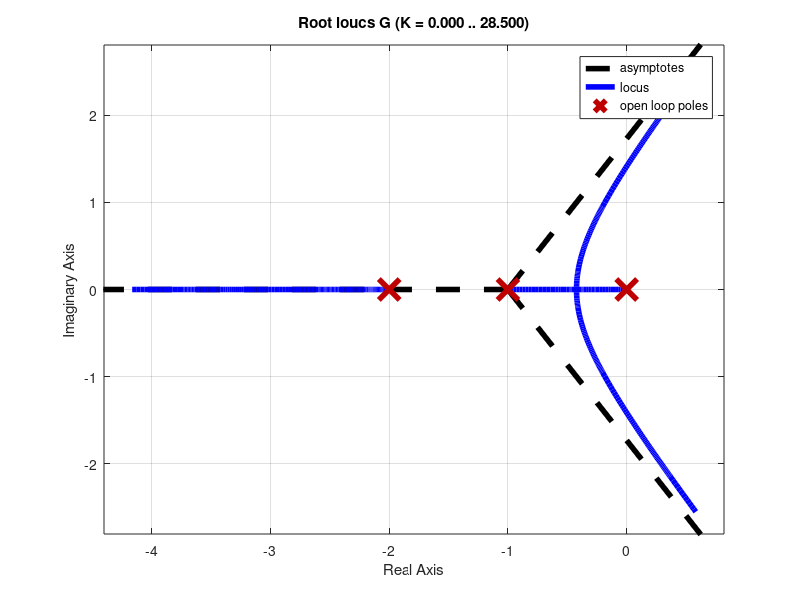
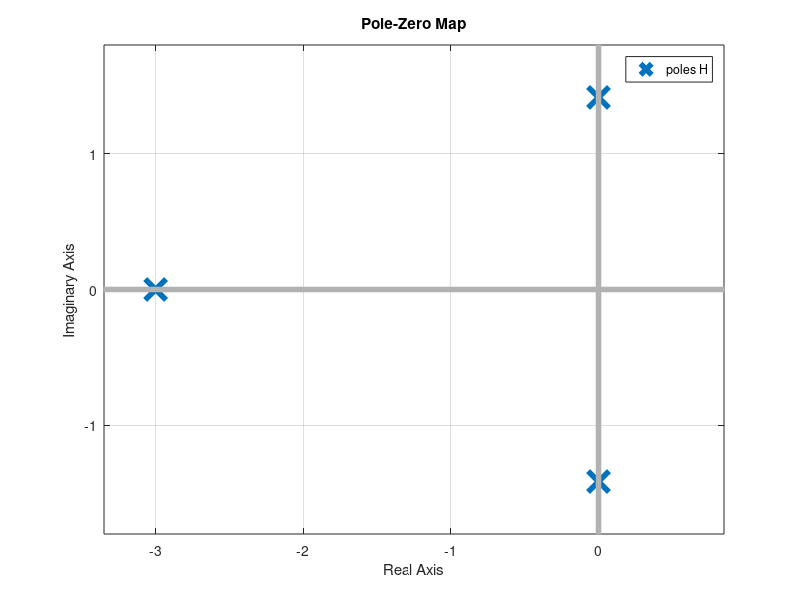
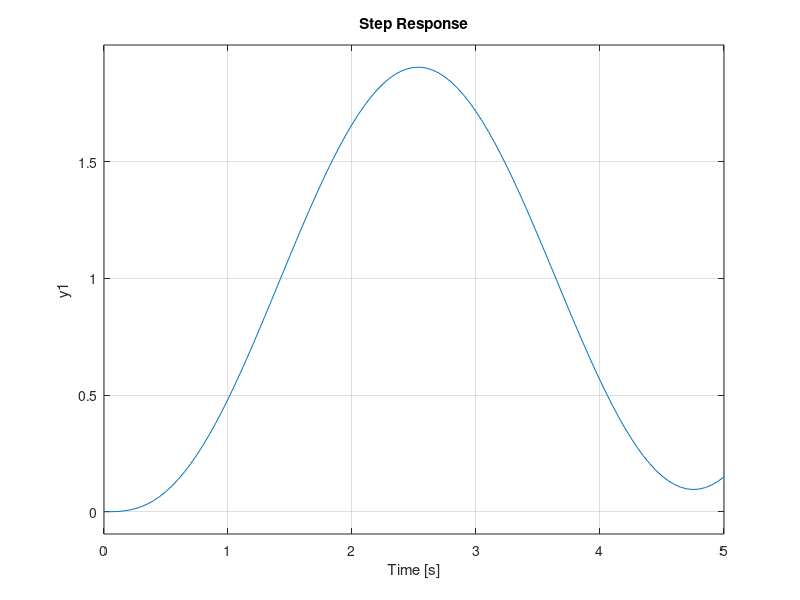

These charts were generated, in order, by the following MATLAB code:
% Ejemplo 1
clc
close all
clear all

G = tf(1,[1 3 2 0]);
rlocus(G)
a = findobj(gca,'type','line');
set(a,'markersize',15,'linewidth',4);

%Lazo cerrado
k = 6; % 0 - 0.38 Respuesta no oscilatoria
         % 6 llego al eje imaginario
H = feedback(k*G,1);
figure
pzmap(H)
a = findobj(gca,'type','line');
set(a,'markersize',15,'linewidth',4);
figure
step(H)